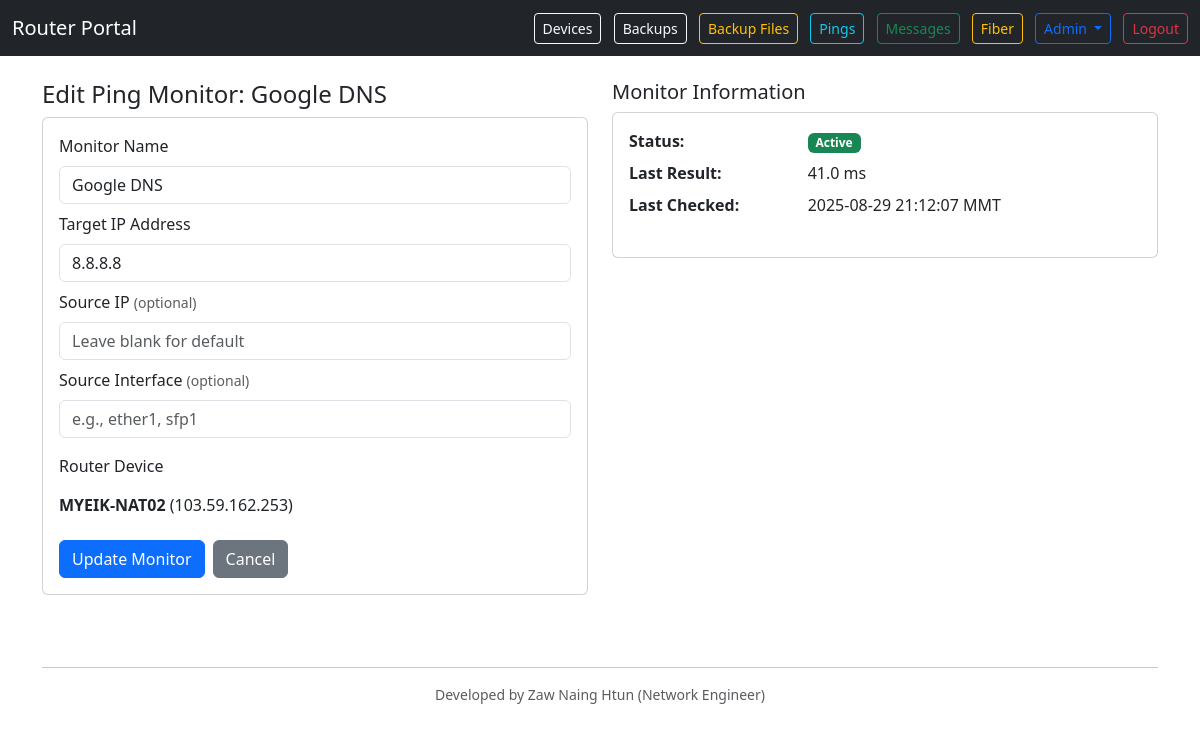
/pings/edit/7 (signed in), run on the app's committed database.
### models.py (models this page shows)
class PingCheck(db.Model):
    __tablename__ = 'ping_checks'
    id = db.Column(db.Integer, primary_key=True)
    name = db.Column(db.String(128), nullable=False)
    device_id = db.Column(db.Integer, db.ForeignKey('devices.id'), nullable=False)
    target_ip = db.Column(db.String(64), nullable=False)
    source_ip = db.Column(db.String(64))  # optional
    source_interface = db.Column(db.String(64))  # optional
    last_rtt_ms = db.Column(db.Float)  # last ping result in ms
    last_checked_at = db.Column(db.DateTime(timezone=True))
    consecutive_failures = db.Column(db.Integer, nullable=False, default=0)
    alerted = db.Column(db.Boolean, nullable=False, default=False)
    down_start_at = db.Column(db.DateTime(timezone=True))  # when outages began

class Device(db.Model):
    __tablename__ = 'devices'
    id = db.Column(db.Integer, primary_key=True)
    name = db.Column(db.String(128), unique=True, nullable=False)
    host = db.Column(db.String(255), nullable=False)
    username = db.Column(db.String(128), nullable=False)
    password = db.Column(db.String(255), nullable=False)
    port = db.Column(db.Integer, nullable=False, default=22)
    enabled = db.Column(db.Boolean, nullable=False, default=True)
    snmp_version = db.Column(db.String(8), nullable=False, default='v2c')
    snmp_community = db.Column(db.String(128))
    company_id = db.Column(db.Integer, db.ForeignKey('companies.id'))
    schedule = db.Column(db.String(16), nullable=False, default='manual')
    last_backup_status = db.Column(db.String(16))  # success | fail | None
    last_backup_time = db.Column(db.DateTime(timezone=True))
    last_backup_message = db.Column(db.Text)
    metrics = db.relationship('ResourceMetric', backref='device', cascade='all, delete-orphan')
    last_cpu_alert_at = db.Column(db.DateTime(timezone=True))
    last_ram_alert_at = db.Column(db.DateTime(timezone=True))
    last_storage_alert_at = db.Column(db.DateTime(timezone=True))

### app.py (the view, shortened to what this page needs)
    @app.route('/pings/edit/<int:check_id>', methods=['GET', 'POST'])
    @login_required
    def edit_ping(check_id: int):
        check = PingCheck.query.get_or_404(check_id)
        device = Device.query.get(check.device_id)
        user_company_ids = get_user_company_ids(current_user.id)
        if not device or device.company_id not in user_company_ids:
            flash('You do not have access to this ping monitor.', 'danger')
            return redirect(url_for('pings_page'))
        return render_template('edit_ping.html', check=check, device=device)

### app.py (called while the page is built)
def get_user_company_ids(user_id: int) -> list:
    if User.query.get(user_id).is_superadmin:
        return [c.id for c in Company.query.all()]
    user_companies = UserCompany.query.filter_by(user_id=user_id).all()
    return [uc.company_id for uc in user_companies]

### templates/edit_ping.html (shortened to what this page needs)
{% extends 'base.html' %}
{% block content %}
<div class="row">
  <div class="col-md-6">
    <h4>Edit Ping Monitor: {{ check.name }}</h4>
    <form method="post" class="card card-body mb-4">
      <div class="mb-2">
        <label class="form-label">Monitor Name</label>
        <input type="text" name="name" class="form-control" value="{{ check.name }}" required>
      </div>
      <div class="mb-2">
        <label class="form-label">Target IP Address</label>
        <input type="text" name="target_ip" class="form-control" value="{{ check.target_ip }}" required>
      </div>
      <div class="mb-2">
        <label class="form-label">Source IP <small class="text-muted">(optional)</small></label>
        <input type="text" name="source_ip" class="form-control" value="{{ check.source_ip or '' }}" placeholder="Leave blank for default">
      </div>
      <div class="mb-3">
        <label class="form-label">Source Interface <small class="text-muted">(optional)</small></label>
        <input type="text" name="source_interface" class="form-control" value="{{ check.source_interface or '' }}" placeholder="e.g., ether1, sfp1">
      </div>
      <div class="mb-3">
        <label class="form-label">Router Device</label>
        <div class="form-control-plaintext">
          <strong>{{ device.name }}</strong> ({{ device.host }})
        </div>
      </div>
      <div class="d-flex gap-2">
        <button class="btn btn-primary" type="submit">Update Monitor</button>
        <a href="{{ url_for('pings_page') }}" class="btn btn-secondary">Cancel</a>
      </div>
    </form>
  </div>
  <div class="col-md-6">
    <h5>Monitor Information</h5>
    <div class="card">
      <div class="card-body">
        <dl class="row">
          <dt class="col-sm-4">Status:</dt>
          <dd class="col-sm-8">
            {% if check.last_rtt_ms is not none %}
              <span class="badge bg-success">Active</span>
            {% else %}
              <span class="badge bg-warning">No Data</span>
            {% endif %}
          </dd>
          <dt class="col-sm-4">Last Result:</dt>
          <dd class="col-sm-8">
            {% if check.last_rtt_ms is not none %}
              {{ "%.1f"|format(check.last_rtt_ms) }} ms
            {% else %}
              <span class="text-muted">No data</span>
            {% endif %}
          </dd>
          <dt class="col-sm-4">Last Checked:</dt>
          <dd class="col-sm-8">
            {% if check.last_checked_at %}
              {{ check.last_checked_at|yangon_time }} MMT
            {% else %}
              <span class="text-muted">Never</span>
            {% endif %}
          </dd>
        </dl>
      </div>
    </div>
  </div>
</div>
{% endblock %}

### data on the page
PingCheck: name "Google DNS", target_ip "8.8.8.8", last_rtt_ms "41.0", last_checked_at|yangon_time "2025-08-29 21:12:07"
Device: name "MYEIK-NAT02", host "103.59.162.253"
